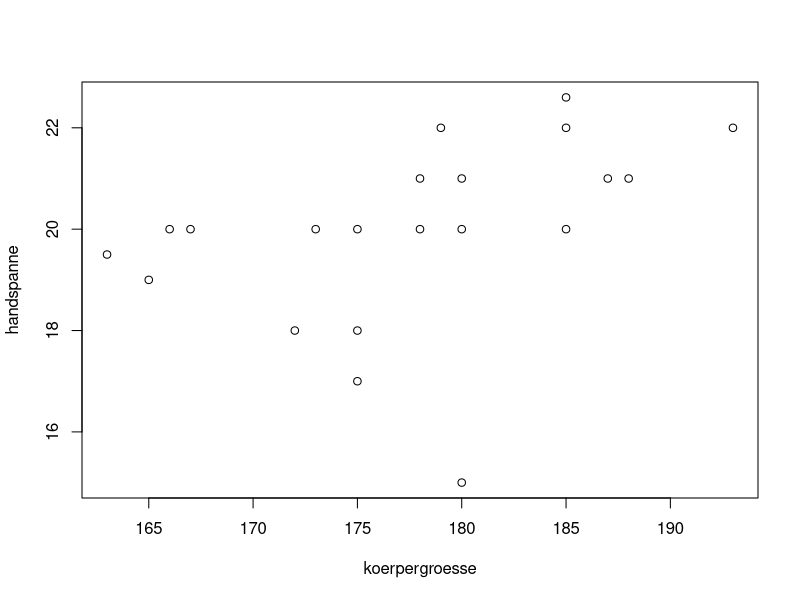
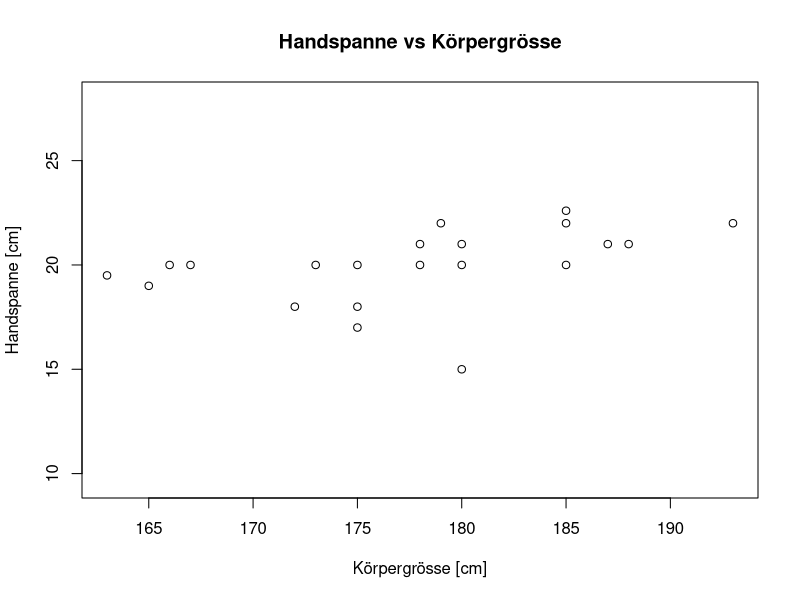
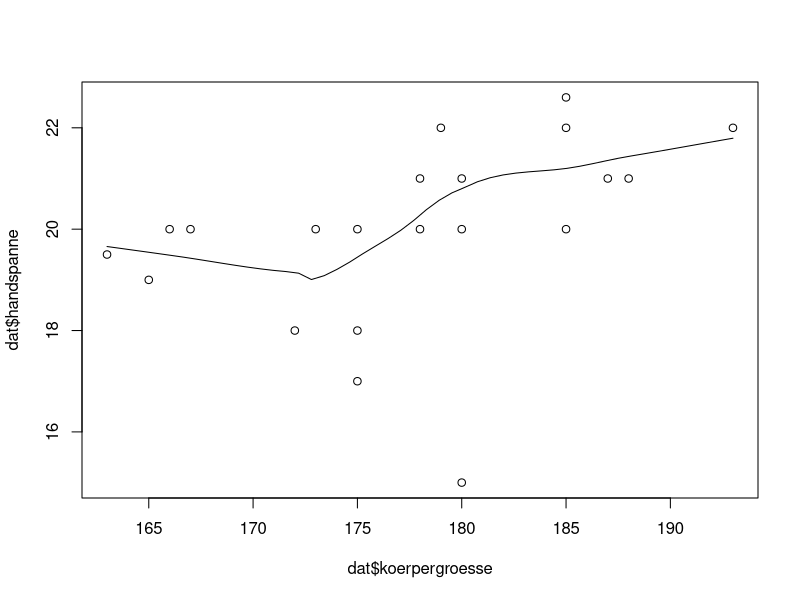
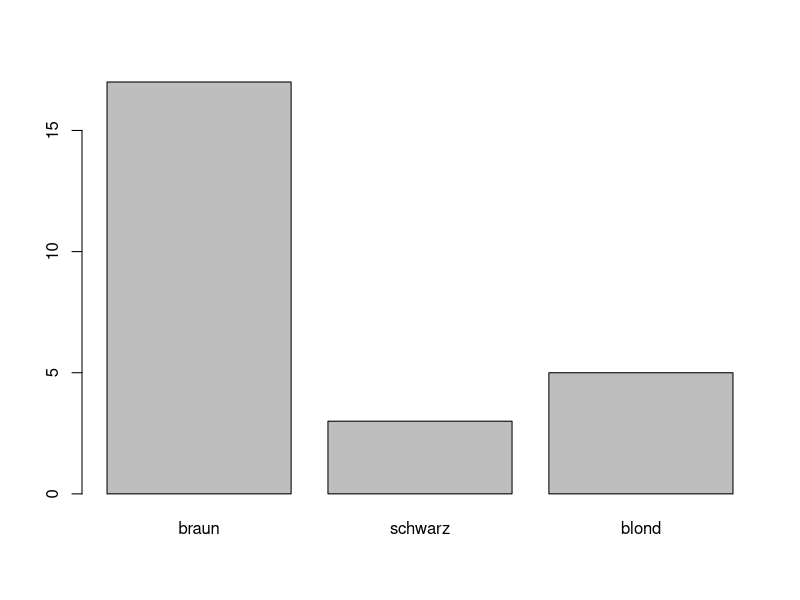
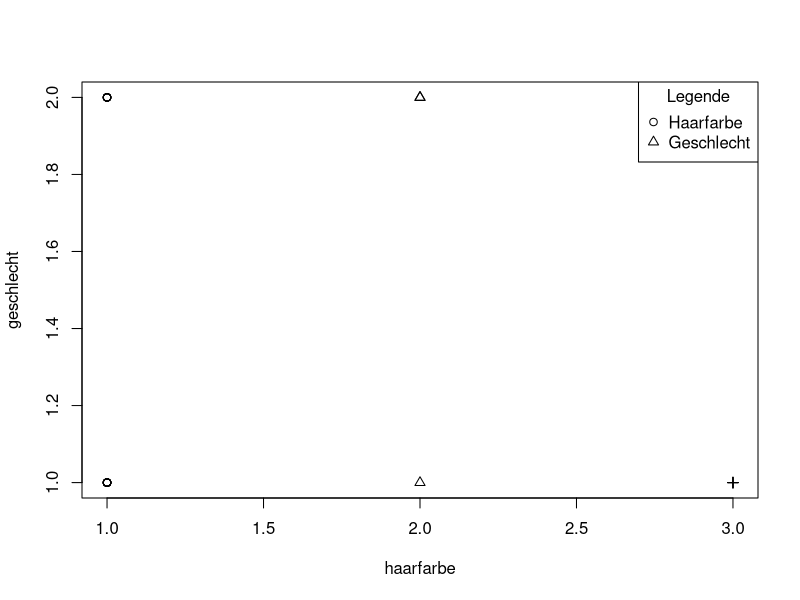
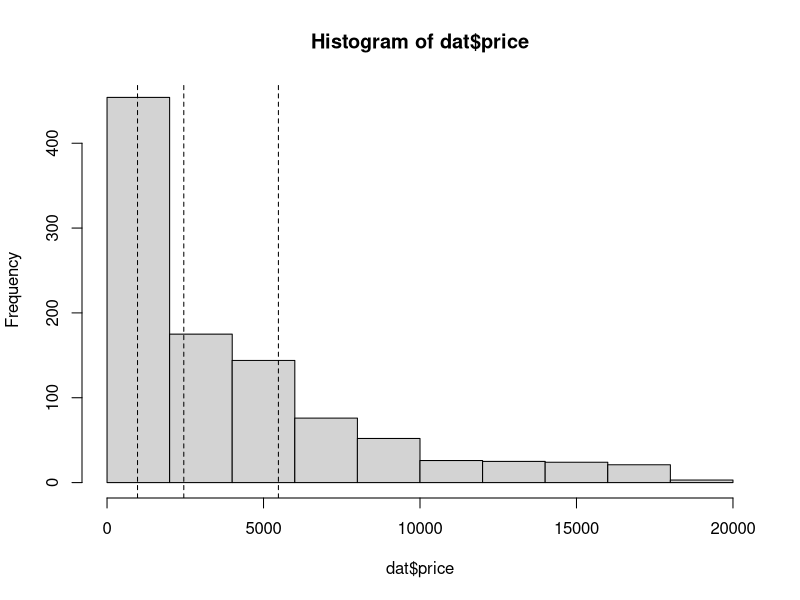
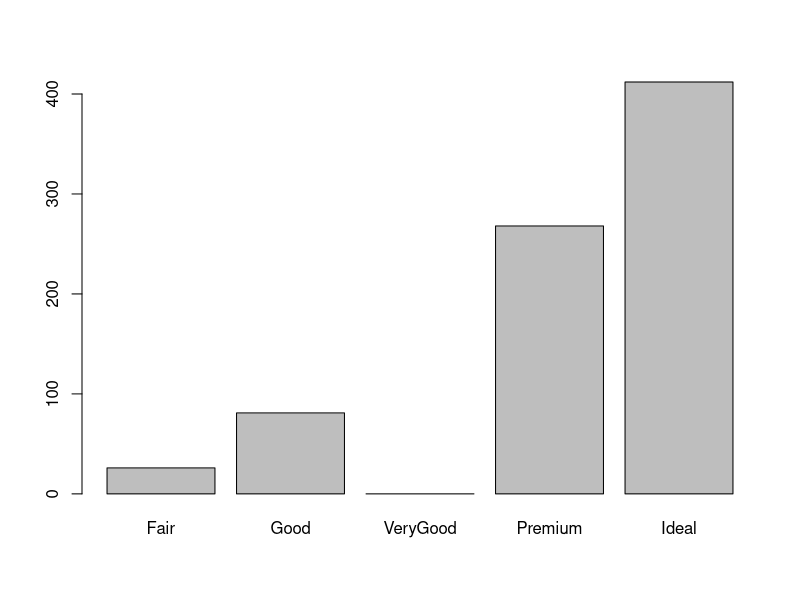

Here is the R script that generated these plots, in order:
# ---- Aufgabe 1 ----
library(readxl)
dat<-read_excel("./data/selfOutpu.xlsx")

# A
plot(handspanne ~ koerpergroesse, data = dat)

# B
plot(handspanne ~ koerpergroesse, data = dat, ylab = "Handspanne [cm]", xlab = "Körpergrösse [cm]", main = "Handspanne vs Körpergrösse", asp=1)

scatter.smooth(dat$koerpergroesse, dat$handspanne)

# Nicht linear monoton steigend

# C
dat
dat[dat$geschlecht == "weiblich", "geschlechtCol"] <- "red4"
dat[dat$geschlecht == "männlich", "geschlechtCol"] <- "seagreen4"
str(dat)

# D
dat$haarfarbe <- factor(dat$haarfarbe, levels = c("braun", "schwarz", "blond"))

plot(dat$haarfarbe)

# E
dat$geschlecht <- factor(dat$geschlecht, levels = c("männlich", "weiblich"))

dat$geschlecht <- as.numeric(dat$geschlecht)
dat$haarfarbe <- as.numeric(dat$haarfarbe)

plot(geschlecht ~ haarfarbe, data = dat, pch = dat$haarfarbe)
legend("topright", title="Legende", legend = c("Haarfarbe", "Geschlecht"), pch = dat$haarfarbe)


# ---- Aufgabe 2 ----
# A
dat <- read.csv('./data/diamanten.csv', sep = ";")
dat

hist(dat$price)
# Rechtsschief

# B
abline(v=quantile(dat$price,probs=c(0.25,0.5, 0.75)),lty=2)

# C
dat$cut <- factor(dat$cut, levels = c("Fair","Good","VeryGood","Premium","Ideal"), ordered = T)
barplot(table(dat$cut))

